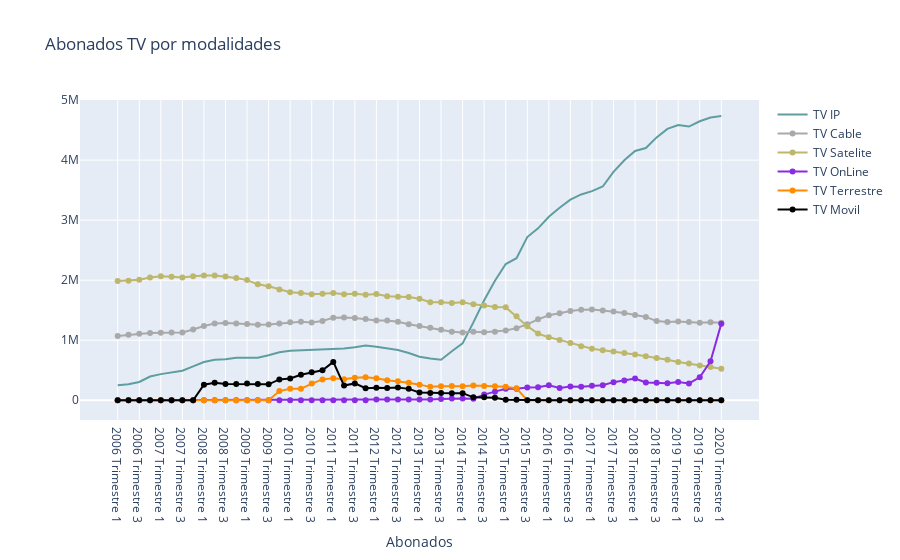

The cell this chart's notebook holds for it:
### Code cell
import plotly.graph_objs as go

trace1 = go.Scatter(
                    x = df_abonadosTV["Año"],
                    y = df_abonadosTV['Televisión IP'],
                    name = 'TV IP',
                    mode= 'lines',
                    marker = dict(color = 'cadetblue'),
                    text = df_abonadosTV)
trace2 = go.Scatter(
                    x = df_abonadosTV["Año"],
                    y = df_abonadosTV['Televisión por cable'],
                    name = 'TV Cable',
                    mode= 'lines+markers',
                    marker = dict(color = 'darkgrey'),
                    text = df_abonadosTV)

trace3 = go.Scatter(
                    x = df_abonadosTV["Año"],
                    y = df_abonadosTV['Televisión satélite'],
                    name = 'TV Satelite',
                    mode= 'lines+markers',
                    marker = dict(color = 'darkkhaki'),
                    text = df_abonadosTV)

trace4 = go.Scatter(
                    x = df_abonadosTV["Año"],
                    y = df_abonadosTV['Televisión online'],
                    name = 'TV OnLine',
                    mode= 'lines+markers',
                    marker = dict(color = 'blueviolet'),
                    text = df_abonadosTV)
trace5 = go.Scatter(
                    x = df_abonadosTV["Año"],
                    y = df_abonadosTV['Televisión terrestre'],
                    name = 'TV Terrestre',
                    mode= 'lines+markers',
                    marker = dict(color = 'darkorange'),
                    text = df_abonadosTV)
trace6 = go.Scatter(
                    x = df_abonadosTV["Año"],
                    y = df_abonadosTV['TV móvil'],
                    name = 'TV Movil',
                    mode= 'lines+markers',
                    marker = dict(color = 'black'),
                    text = df_abonadosTV)
data = [trace1, trace2, trace3, trace4, trace5, trace6]

layout = dict(title = "Abonados TV por modalidades",
             xaxis= dict(title= 'Abonados',ticklen= 5)
           )

fig = go.Figure(data = data, layout=layout)

iplot(fig)

### Figure 1 — Plotly figure (JSON) as saved in the notebook; plotly's stock layout.template omitted (floating-point values rounded to 4 significant figures; data arrays with more than 128 entries replaced by an {"elided": "..."} marker saying what was removed)
{"data": [{"marker": {"color": "cadetblue"}, "mode": "lines", "name": "TV IP", "text": {"elided": "57x8 mixed values"}, "type": "scatter", "x": ["2006 Trimestre 1", "2006 Trimestre 2", "2006 Trimestre 3", "2006 Trimestre 4", "2007 Trimestre 1", "2007 Trimestre 2", "2007 Trimestre 3", "2007 Trimestre 4", "2008 Trimestre 1", "2008 Trimestre 2", "2008 Trimestre 3", "2008 Trimestre 4", "2009 Trimestre 1", "2009 Trimestre 2", "2009 Trimestre 3", "2009 Trimestre 4", "2010 Trimestre 1", "2010 Trimestre 2", "2010 Trimestre 3", "2010 Trimestre 4", "2011 Trimestre 1", "2011 Trimestre 2", "2011 Trimestre 3", "2011 Trimestre 4", "2012 Trimestre 1", "2012 Trimestre 2", "2012 Trimestre 3", "2012 Trimestre 4", "2013 Trimestre 1", "2013 Trimestre 2", "2013 Trimestre 3", "2013 Trimestre 4", "2014 Trimestre 1", "2014 Trimestre 2", "2014 Trimestre 3", "2014 Trimestre 4", "2015 Trimestre 1", "2015 Trimestre 2", "2015 Trimestre 3", "2015 Trimestre 4", "2016 Trimestre 1", "2016 Trimestre 2", "2016 Trimestre 3", "2016 Trimestre 4", "2017 Trimestre 1", "2017 Trimestre 2", "2017 Trimestre 3", "2017 Trimestre 4", "2018 Trimestre 1", "2018 Trimestre 2", "2018 Trimestre 3", "2018 Trimestre 4", "2019 Trimestre 1", "2019 Trimestre 2", "2019 Trimestre 3", "2019 Trimestre 4", "2020 Trimestre 1"], "y": [247789, 265193, 304087, 395855, 435472, 468940, 490755, 565006, 636140, 676348, 683633, 708167, 711833, 709153, 750080, 798642, 823142, 831043, 843176, 854466, 866360, 864130, 883732, 913148, 891217, 869127, 836416, 786586, 724953, 695820, 673482, 817154, 947748, 1296592, 1665765, 1990972, 2268318, 2366186, 2717924, 2862936, 3057664, 3205999, 3340426, 3428730, 3483020, 3561218, 3805095, 3998087, 4153029, 4201210, 4378861, 4519800, 4585861, 4559549, 4646879, 4708797, 4735044]}, {"marker": {"color": "darkgrey"}, "mode": "lines+markers", "name": "TV Cable", "text": {"elided": "57x8 mixed values"}, "type": "scatter", "x": ["2006 Trimestre 1", "2006 Trimestre 2", "2006 Trimestre 3", "2006 Trimestre 4", "2007 Trimestre 1", "2007 Trimestre 2", "2007 Trimestre 3", "2007 Trimestre 4", "2008 Trimestre 1", "2008 Trimestre 2", "2008 Trimestre 3", "2008 Trimestre 4", "2009 Trimestre 1", "2009 Trimestre 2", "2009 Trimestre 3", "2009 Trimestre 4", "2010 Trimestre 1", "2010 Trimestre 2", "2010 Trimestre 3", "2010 Trimestre 4", "2011 Trimestre 1", "2011 Trimestre 2", "2011 Trimestre 3", "2011 Trimestre 4", "2012 Trimestre 1", "2012 Trimestre 2", "2012 Trimestre 3", "2012 Trimestre 4", "2013 Trimestre 1", "2013 Trimestre 2", "2013 Trimestre 3", "2013 Trimestre 4", "2014 Trimestre 1", "2014 Trimestre 2", "2014 Trimestre 3", "2014 Trimestre 4", "2015 Trimestre 1", "2015 Trimestre 2", "2015 Trimestre 3", "2015 Trimestre 4", "2016 Trimestre 1", "2016 Trimestre 2", "2016 Trimestre 3", "2016 Trimestre 4", "2017 Trimestre 1", "2017 Trimestre 2", "2017 Trimestre 3", "2017 Trimestre 4", "2018 Trimestre 1", "2018 Trimestre 2", "2018 Trimestre 3", "2018 Trimestre 4", "2019 Trimestre 1", "2019 Trimestre 2", "2019 Trimestre 3", "2019 Trimestre 4", "2020 Trimestre 1"], "y": [1070742, 1090271, 1107013, 1122221, 1123228, 1126846, 1130232, 1179375, 1236093, 1279447, 1286654, 1278807, 1269121, 1257106, 1261353, 1280006, 1298334, 1306177, 1295205, 1321450, 1376364, 1379458, 1368829, 1353074, 1329432, 1326549, 1306861, 1266625, 1236858, 1206535, 1176382, 1142015, 1128605, 1141636, 1131062, 1141008, 1161639, 1201310, 1265372, 1347421, 1415778, 1449928, 1486138, 1509010, 1511582, 1494779, 1477410, 1454556, 1421813, 1388246, 1318152, 1304012, 1311775, 1302124, 1289633, 1300403, 1292696]}, {"marker": {"color": "darkkhaki"}, "mode": "lines+markers", "name": "TV Satelite", "text": {"elided": "57x8 mixed values"}, "type": "scatter", "x": ["2006 Trimestre 1", "2006 Trimestre 2", "2006 Trimestre 3", "2006 Trimestre 4", "2007 Trimestre 1", "2007 Trimestre 2", "2007 Trimestre 3", "2007 Trimestre 4", "2008 Trimestre 1", "2008 Trimestre 2", "2008 Trimestre 3", "2008 Trimestre 4", "2009 Trimestre 1", "2009 Trimestre 2", "2009 Trimestre 3", "2009 Trimestre 4", "2010 Trimestre 1", "2010 Trimestre 2", "2010 Trimestre 3", "2010 Trimestre 4", "2011 Trimestre 1", "2011 Trimestre 2", "2011 Trimestre 3", "2011 Trimestre 4", "2012 Trimestre 1", "2012 Trimestre 2", "2012 Trimestre 3", "2012 Trimestre 4", "2013 Trimestre 1", "2013 Trimestre 2", "2013 Trimestre 3", "2013 Trimestre 4", "2014 Trimestre 1", "2014 Trimestre 2", "2014 Trimestre 3", "2014 Trimestre 4", "2015 Trimestre 1", "2015 Trimestre 2", "2015 Trimestre 3", "2015 Trimestre 4", "2016 Trimestre 1", "2016 Trimestre 2", "2016 Trimestre 3", "2016 Trimestre 4", "2017 Trimestre 1", "2017 Trimestre 2", "2017 Trimestre 3", "2017 Trimestre 4", "2018 Trimestre 1", "2018 Trimestre 2", "2018 Trimestre 3", "2018 Trimestre 4", "2019 Trimestre 1", "2019 Trimestre 2", "2019 Trimestre 3", "2019 Trimestre 4", "2020 Trimestre 1"], "y": [1985000, 1990000, 2006000, 2044000, 2065000, 2056002, 2046000, 2065000, 2080000, 2078000, 2061000, 2034865, 2001295, 1930793, 1899216, 1845805, 1798845, 1784843, 1764055, 1772856, 1785905, 1767275, 1774315, 1756185, 1771236, 1731140, 1723530, 1719811, 1691281, 1631692, 1633527, 1620632, 1631607, 1597311, 1580313, 1553010, 1549511, 1399532, 1233829, 1109908, 1050703, 1005337, 952579, 897888, 857315, 833145, 811144, 788971, 761933, 732358, 705674, 673977, 638334, 612293, 580274, 554232, 524565]}, {"marker": {"color": "blueviolet"}, "mode": "lines+markers", "name": "TV OnLine", "text": {"elided": "57x8 mixed values"}, "type": "scatter", "x": ["2006 Trimestre 1", "2006 Trimestre 2", "2006 Trimestre 3", "2006 Trimestre 4", "2007 Trimestre 1", "2007 Trimestre 2", "2007 Trimestre 3", "2007 Trimestre 4", "2008 Trimestre 1", "2008 Trimestre 2", "2008 Trimestre 3", "2008 Trimestre 4", "2009 Trimestre 1", "2009 Trimestre 2", "2009 Trimestre 3", "2009 Trimestre 4", "2010 Trimestre 1", "2010 Trimestre 2", "2010 Trimestre 3", "2010 Trimestre 4", "2011 Trimestre 1", "2011 Trimestre 2", "2011 Trimestre 3", "2011 Trimestre 4", "2012 Trimestre 1", "2012 Trimestre 2", "2012 Trimestre 3", "2012 Trimestre 4", "2013 Trimestre 1", "2013 Trimestre 2", "2013 Trimestre 3", "2013 Trimestre 4", "2014 Trimestre 1", "2014 Trimestre 2", "2014 Trimestre 3", "2014 Trimestre 4", "2015 Trimestre 1", "2015 Trimestre 2", "2015 Trimestre 3", "2015 Trimestre 4", "2016 Trimestre 1", "2016 Trimestre 2", "2016 Trimestre 3", "2016 Trimestre 4", "2017 Trimestre 1", "2017 Trimestre 2", "2017 Trimestre 3", "2017 Trimestre 4", "2018 Trimestre 1", "2018 Trimestre 2", "2018 Trimestre 3", "2018 Trimestre 4", "2019 Trimestre 1", "2019 Trimestre 2", "2019 Trimestre 3", "2019 Trimestre 4", "2020 Trimestre 1"], "y": [0, 0, 0, 0, 0, 0, 0, 0, 0, 0, 0, 0, 0, 0, 0, 0, 0, 0, 0, 0, 0, 0, 0, 0, 11581, 13745, 12720, 13833, 13654, 14480, 21952, 28399, 29779, 26664, 94532, 143575, 192809, 191744, 213762, 215148, 251139, 205539, 227183, 226736, 243162, 251531, 301302, 327613, 361254, 294885, 290142, 282479, 302902, 279810, 381813, 648035, 1276168]}, {"marker": {"color": "darkorange"}, "mode": "lines+markers", "name": "TV Terrestre", "text": {"elided": "57x8 mixed values"}, "type": "scatter", "x": ["2006 Trimestre 1", "2006 Trimestre 2", "2006 Trimestre 3", "2006 Trimestre 4", "2007 Trimestre 1", "2007 Trimestre 2", "2007 Trimestre 3", "2007 Trimestre 4", "2008 Trimestre 1", "2008 Trimestre 2", "2008 Trimestre 3", "2008 Trimestre 4", "2009 Trimestre 1", "2009 Trimestre 2", "2009 Trimestre 3", "2009 Trimestre 4", "2010 Trimestre 1", "2010 Trimestre 2", "2010 Trimestre 3", "2010 Trimestre 4", "2011 Trimestre 1", "2011 Trimestre 2", "2011 Trimestre 3", "2011 Trimestre 4", "2012 Trimestre 1", "2012 Trimestre 2", "2012 Trimestre 3", "2012 Trimestre 4", "2013 Trimestre 1", "2013 Trimestre 2", "2013 Trimestre 3", "2013 Trimestre 4", "2014 Trimestre 1", "2014 Trimestre 2", "2014 Trimestre 3", "2014 Trimestre 4", "2015 Trimestre 1", "2015 Trimestre 2", "2015 Trimestre 3", "2015 Trimestre 4", "2016 Trimestre 1", "2016 Trimestre 2", "2016 Trimestre 3", "2016 Trimestre 4", "2017 Trimestre 1", "2017 Trimestre 2", "2017 Trimestre 3", "2017 Trimestre 4", "2018 Trimestre 1", "2018 Trimestre 2", "2018 Trimestre 3", "2018 Trimestre 4", "2019 Trimestre 1", "2019 Trimestre 2", "2019 Trimestre 3", "2019 Trimestre 4", "2020 Trimestre 1"], "y": [0, 0, 0, 0, 0, 0, 0, 0, 0, 0, 0, 0, 0, 0, 0, 153151, 190499, 190378, 277600, 347662, 366812, 349719, 373828, 383403, 366383, 333246, 315732, 290246, 260098, 223090, 234795, 237178, 232084, 247153, 237900, 231406, 225177, 198411, 0, 0, 0, 0, 0, 0, 0, 0, 0, 0, 0, 0, 0, 0, 0, 0, 0, 0, 0]}, {"marker": {"color": "black"}, "mode": "lines+markers", "name": "TV Movil", "text": {"elided": "57x8 mixed values"}, "type": "scatter", "x": ["2006 Trimestre 1", "2006 Trimestre 2", "2006 Trimestre 3", "2006 Trimestre 4", "2007 Trimestre 1", "2007 Trimestre 2", "2007 Trimestre 3", "2007 Trimestre 4", "2008 Trimestre 1", "2008 Trimestre 2", "2008 Trimestre 3", "2008 Trimestre 4", "2009 Trimestre 1", "2009 Trimestre 2", "2009 Trimestre 3", "2009 Trimestre 4", "2010 Trimestre 1", "2010 Trimestre 2", "2010 Trimestre 3", "2010 Trimestre 4", "2011 Trimestre 1", "2011 Trimestre 2", "2011 Trimestre 3", "2011 Trimestre 4", "2012 Trimestre 1", "2012 Trimestre 2", "2012 Trimestre 3", "2012 Trimestre 4", "2013 Trimestre 1", "2013 Trimestre 2", "2013 Trimestre 3", "2013 Trimestre 4", "2014 Trimestre 1", "2014 Trimestre 2", "2014 Trimestre 3", "2014 Trimestre 4", "2015 Trimestre 1", "2015 Trimestre 2", "2015 Trimestre 3", "2015 Trimestre 4", "2016 Trimestre 1", "2016 Trimestre 2", "2016 Trimestre 3", "2016 Trimestre 4", "2017 Trimestre 1", "2017 Trimestre 2", "2017 Trimestre 3", "2017 Trimestre 4", "2018 Trimestre 1", "2018 Trimestre 2", "2018 Trimestre 3", "2018 Trimestre 4", "2019 Trimestre 1", "2019 Trimestre 2", "2019 Trimestre 3", "2019 Trimestre 4", "2020 Trimestre 1"], "y": [0, 0, 0, 0, 0, 0, 0, 0, 259376, 291374, 271819, 269919, 277393, 269342, 265399, 346528, 362990, 425757, 466253, 498530, 638340, 244900, 280488, 200913, 210226, 202795, 212261, 189800, 130437, 120971, 119501, 117957, 118474, 49028, 48465, 42925, 9506, 10091, 0, 0, 0, 0, 0, 0, 0, 0, 0, 0, 0, 0, 0, 0, 0, 0, 0, 0, 0]}], "layout": {"title": {"text": "Abonados TV por modalidades"}, "xaxis": {"ticklen": 5, "title": {"text": "Abonados"}}}}
